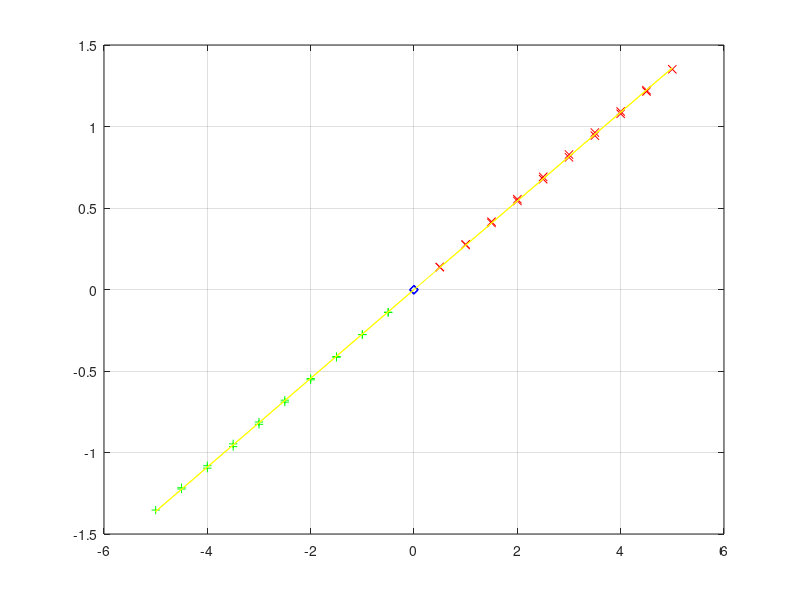

This chart was generated by the following MATLAB code:
data = load('mtqData.txt');

B0 = data(1, 3);

V = data(2:end, 1);
I = data(2:end, 2);
B = data(2:end, 3);

n = length(V)
n1 = length(I)
n2 = length(B)

B = B - B0;

idx1 = (V > 0);
V1 = V(idx1);
B1 = B(idx1);

idx2 = (V < 0);
V2 = V(idx2);
B2 = B(idx2);

idx3 = (V==0);
V3 = B(idx3);
B3 = B(idx3);


figure(1);
% plot(V1, B1, 'r-x');
% hold on;
% grid on;
% plot(V2, B2, 'g-+');
% plot(V3, B3, 'b-d');

plot(V1, B1, 'rx');
hold on;
grid on;
plot(V2, B2, 'g+');
plot(V3, B3, 'bd');

%===================
p = polyfit(V, B, 1);
Bfit = polyval(p, V);
plot(V, Bfit, 'y-');

detB = B - Bfit;
s = std(detB)
m = max(B)

A = s/m*100
%===================
pp = polyfit(V1, B1, 1);
Kp = pp(1);

B1fit = polyval(pp, V1);
detB1 = B1 - B1fit;

pm = polyfit(V2, B2, 1);
Km = pm(1);
B2fit = polyval(pm, V2);
detB2 = B2 - B2fit;

detbm = abs(Kp - Km)/(Kp+Km)/2*100







